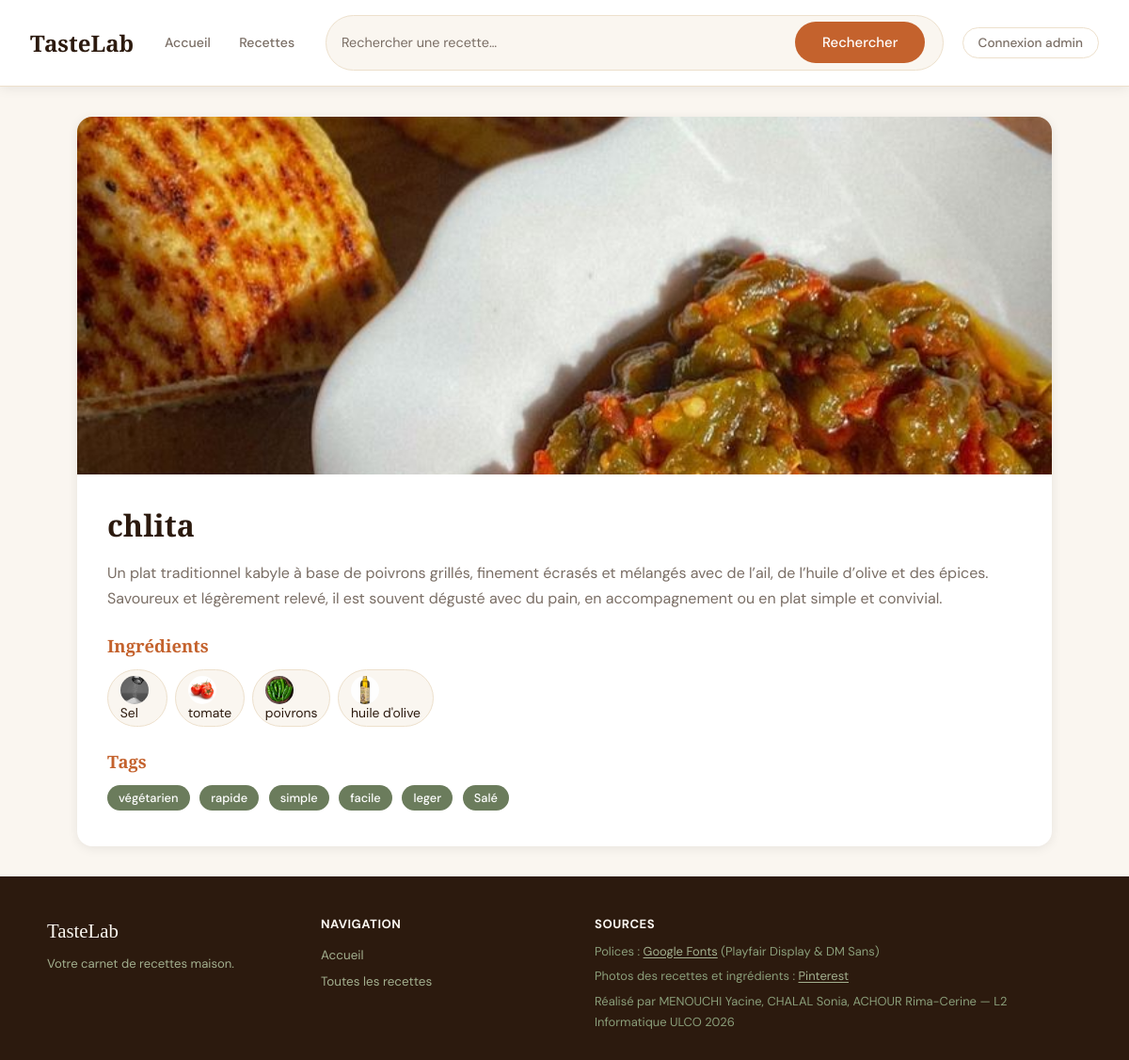
/recette.php?id=11, run on an earlier commit of the app's database.
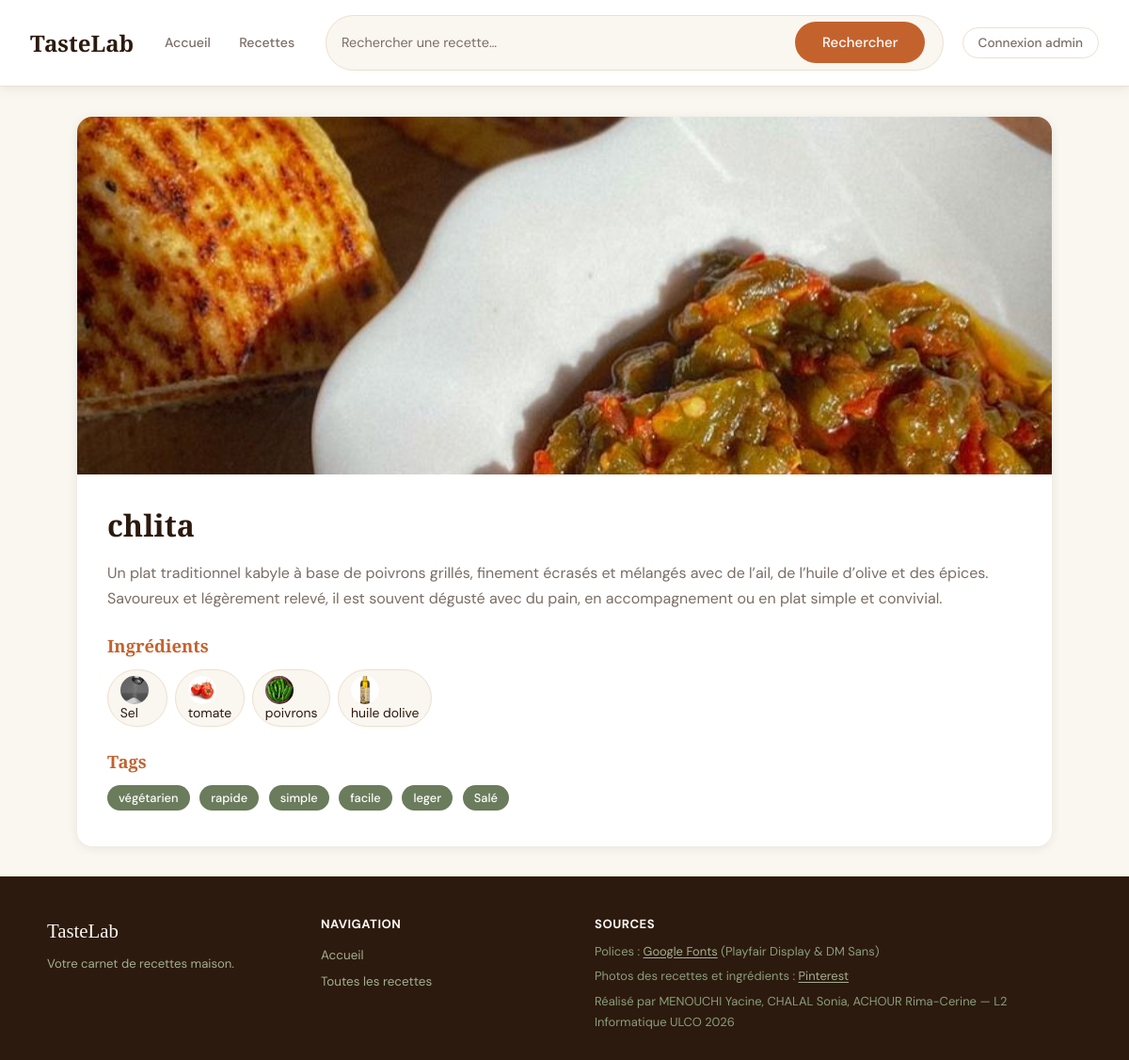
And on a later commit of the database.
### tables this page shows
CREATE TABLE `recette_ingredients` (
  `recette_id` int(10) UNSIGNED NOT NULL,
  `ingredient_id` int(10) UNSIGNED NOT NULL,
  `quantite` varchar(60) NOT NULL DEFAULT ''
);

CREATE TABLE `ingredients` (
  `id` int(10) UNSIGNED NOT NULL,
  `nom` varchar(100) NOT NULL,
  `image` varchar(255) NOT NULL DEFAULT 'default_ingredient.jpg'
);

### classes/Recette.php (called while the page is built, shortened)
<?php
class Recette{
    private $pdo;
    public function __construct($pdo){
        $this->pdo=$pdo;
    }
    public function getById($id){
        $sql="SELECT * FROM recettes WHERE id=?";
        $st=$this->pdo->prepare($sql);
        $st->execute([$id]);
        $recette=$st->fetch(PDO::FETCH_OBJ);
        $sql2="SELECT i.nom, i.image, ri.quantite FROM ingredients i JOIN recette_ingredients ri ON i.id=ri.ingredient_id WHERE ri.recette_id=?";
        $st2=$this->pdo->prepare($sql2);
        $st2->execute([$id]);
        $recette->ingredients=$st2->fetchAll(PDO::FETCH_OBJ);
        $sql3="SELECT t.nom FROM tags t JOIN recette_tags rt ON t.id = rt.tag_id WHERE rt.recette_id = ?";
        $st3 = $this->pdo->prepare($sql3);
        $st3->execute([$id]);
        $recette->tags=$st3->fetchAll(PDO::FETCH_OBJ);
        return $recette;
    }
}

### recette.php (the view, shortened to what this page needs)
<?php
require("includes/db.php");
require("classes/Recette.php");
$pdo        = getPDO();
$recetteObj = new Recette($pdo);
$id = isset($_GET['id']) ? $_GET['id'] : "";
$recette = $recetteObj->getById($id);
function imgRecette($nom){
    $path = "uploads/recettes/" . $nom;
    if($nom && file_exists($path)) return $path;
    return "uploads/recettes/default_recette.jpg";
}
function imgIngredient($nom){
    $path = "uploads/ingredients/" . $nom;
    if($nom && file_exists($path)) return $path;
    return "uploads/ingredients/default_ingredient.jpg";
}
?>
<?php require("includes/header.php"); ?>
<?php if($recette): ?>
<section class="recette-detail">
    <img src="<?= htmlspecialchars(imgRecette($recette->photo)) ?>"
         alt="<?= htmlspecialchars($recette->titre) ?>">
    <div class="recette-detail-body">
        <h1><?= htmlspecialchars($recette->titre) ?></h1>
        <p><?= htmlspecialchars($recette->description) ?></p>
        <h3>Ingrédients</h3>
        <ul>
            <?php foreach($recette->ingredients as $ingredient): ?>
                <li>
                    <img src="<?= htmlspecialchars(imgIngredient($ingredient->image)) ?>"
                         alt="<?= htmlspecialchars($ingredient->nom) ?>"
                         style="width:30px; height:30px; object-fit:cover; border-radius:50%; vertical-align:middle; margin-right:0.4rem;">
                    <?= htmlspecialchars($ingredient->nom) ?>
                </li>
            <?php endforeach; ?>
        </ul>
        <?php if(!empty($recette->tags)): ?>
            <h3>Tags</h3>
            <div class="tags">
                <?php foreach($recette->tags as $tag): ?>
                    <span class="tag"><?= htmlspecialchars($tag->nom) ?></span>
                <?php endforeach; ?>
            </div>
        <?php endif; ?>
    </div>
</section>
<?php else: ?>
    <p>Recette introuvable.</p>
<?php endif; ?>
<?php require("includes/footer.php"); ?>

What changed in the data, as far as the page shows it:
changed through a linked row, recette_ingredients: ingredient.nom "huile d'olive" → "huile dolive"
